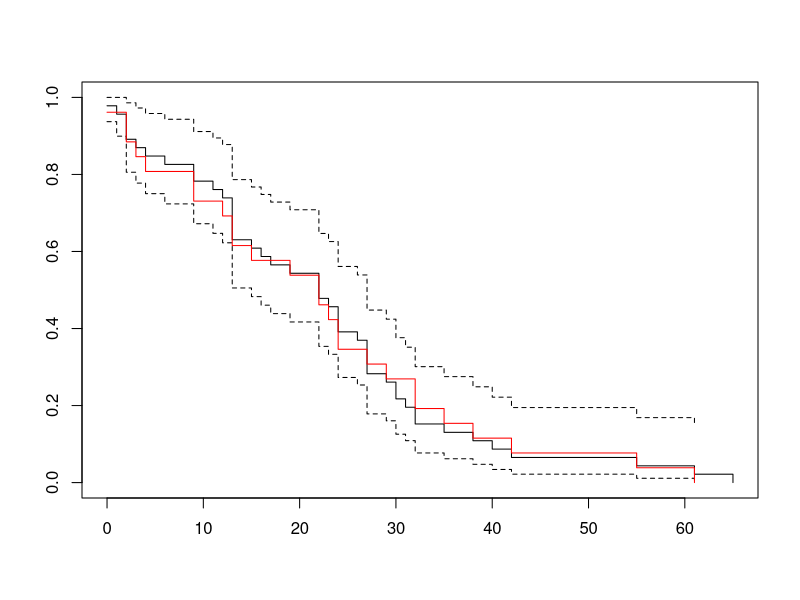
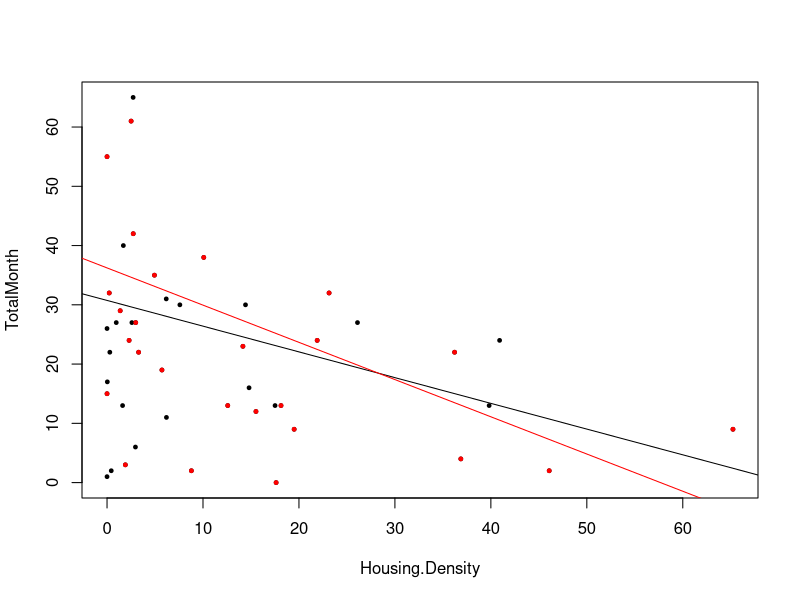

Reproduce these figures in R, in order. (Note: this script raises an error after producing the figures.)
## ---- chunk 1
knitr::opts_chunk$set(echo = TRUE)
## ---- chunk 2
library(survival)
## ---- chunk 3
cougars <- read.csv("JAE_00481_Cougar Survival Data.csv")
head(cougars)
## ---- chunk 4
cougarsD <- cougars[cougars$Event == 1,]
## ---- chunk 5
mean(cougarsD$TotalMonth)
mean(cougars$TotalMonth)
## ---- chunk 6
## original data graph:
survV <- Surv(time=cougars$TotalMonth, event=rep(1, nrow(cougars)))
fixV <- survfit(survV ~ 1)
plot(fixV)

## with new analysis in red:
survD <- Surv(time=cougarsD$TotalMonth)
fixD <- survfit(survD ~ 1)
points(fixD$surv~ fixD$time, type= "s", col="red")
## ---- chunk 7

## Plot original truncated data
fixlm <- lm(TotalMonth ~ Housing.Density + Sex, data = cougars)
plot(TotalMonth~Housing.Density, data=cougars, pch=19, cex=0.5)
abline(fixlm$coef[1:2])

## Superimpose new analysis with removed data
regcougarsD <- lm(TotalMonth ~ Housing.Density + Sex, data = cougarsD)
points(TotalMonth~Housing.Density, data=cougarsD, pch=19, cex=0.5, col="red")
abline(regcougarsD$coef[1:2], col="red")


## compare Sex between two methods
plot(TotalMonth~Sex, data=cougars, pch=19, cex=0.5)
abline(fixlm$coef[c(1,3)])

points(TotalMonth~Sex, data=cougarsD, pch=19, cex=0.5, col = "red")
abline(regcougarsD$coef[c(1,3)], col = "red")

## Compare output between regression methods
summary(fixlm)
summary(regcougarsD)
## ---- chunk 8
### Plotting the Kaplan-Meier survival function (given in Tutorial)
survKM <- Surv(time=cougars$TotalMonth, event=cougars$Event)
kmV <- survfit(survKM~1)
plot(kmV)

### Plotting the empirical survival function from before (red lines):
esf <- data.frame(matrix(ncol=2, nrow=length(unique(cougars$TotalMonth))))
colnames(esf) <- c("y", "s")
esf$y <- sort(unique(cougars$TotalMonth))

for(i in 1:nrow(esf)){
        esf$s[i] <- sum(cougars$TotalMonth>esf$y[i])/nrow(cougars)
}

points(esf, type="s", col="red")
## ---- chunk 9
deers <- read.csv("Fawn_survival_70day.csv")
## ---- chunk 10
head(deers)
## ---- chunk 11
deers$total.days <- (deers$k - deers$i)
head(deers)
## ---- chunk 12
survDInt <- Surv(time = deers$total.days, event = deers$fate)
DInt <- survfit(survDInt~1)
plot(DInt)
## ---- chunk 13
print(DInt, print.rmean=TRUE)
## ---- chunk 14
### run a tobit model on the survival curve we estimated above
deersreg <- survreg(survDInt~sex+timber, data=deers, dist = "gaussian")
summary(deersreg)
## ---- chunk 15
boxplot(k~sex, data = deers)
abline(deersreg$coef[1:2])
## ---- chunk 16
boxplot(k~timber, data = deers)
abline(deersreg$coef[c(1,3)])
